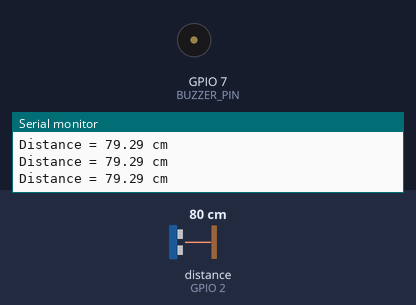
Recording of a sketch running on a simulated ESP8266 (NodeMCU). On the bench: buzzer (waves = sounding), the last lines printed to the serial monitor. Wiring (inferred from the names in the program): ultrasonic range finder: trigger GPIO 3; echo GPIO 2. The test bench sets the inputs (shaded band); at power-on: distance to the obstacle (sensor on GPIO 2) 80 cm. The echo pulse lasts 58.3 µs per cm.

Above: at 1.3 s.
1.4 s: distance to the obstacle (sensor on GPIO 2) set to 34 cm
2.9 s: distance to the obstacle (sensor on GPIO 2) set to 27 cm
At 3.22 s:
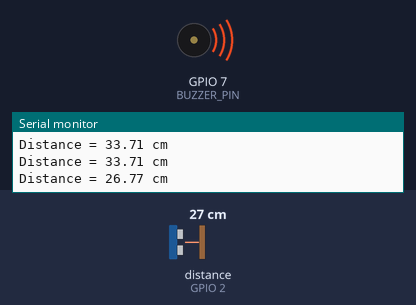
Timing chart, 0 to 11.9 s (numbered marks = the images above; inputs shaded):
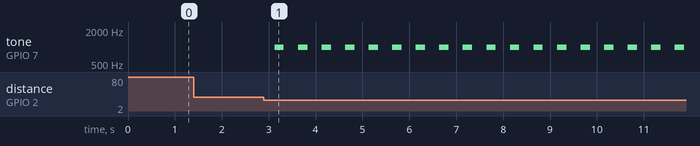

Measured:
- the behaviour switches between 31 and 30 cm on distance to the obstacle (sensor on GPIO 2) (found by bisection; images 0 and 1)
- after the input at 2.9 s, tone on GPIO 7 (BUZZER_PIN): alternates 1000 Hz for 0.20 s and silent for 0.30 s, starting after 0.23 s

The sketch:

ESP_Rangefinder.ino
```cpp
/*
    This sketch demonstrates how to scan WiFi networks.
    The API is almost the same as with the WiFi Shield library,
    the most obvious difference being the different file you need to include:
*/

#include <ESP8266WiFi.h>
// Hook up HC-SR04 with Trig to Arduino Pin 9, Echo to Arduino pin 10
#define TRIGGER_PIN 3
#define ECHO_PIN 2

// Maximum distance we want to ping for (in centimeters).
#define MAX_DISTANCE 400
#define MIN_DISTANCE 30

#define BUZZER_PIN 7

int led =  LED_BUILTIN;

void setup() {
  Serial.begin(115200);
  Serial.println(F("\nESP8266 WiFi scan example"));

  pinMode(led, OUTPUT);      // set the LED pin mode

  // Set WiFi to station mode
  WiFi.mode(WIFI_STA);

  pinMode(TRIGGER_PIN, OUTPUT);
  pinMode(ECHO_PIN, INPUT);
  pinMode(BUZZER_PIN, OUTPUT);

  // Disconnect from an AP if it was previously connected
  WiFi.disconnect();
  delay(100);
}

void loop() {
  String ssid;
  int32_t rssi;
  uint8_t encryptionType;
  uint8_t *bssid;
  int32_t channel;
  bool hidden;
  int scanResult;

  digitalWrite(TRIGGER_PIN, LOW);
  delayMicroseconds(2);
  digitalWrite(TRIGGER_PIN, HIGH);
  delayMicroseconds(10);
  digitalWrite(TRIGGER_PIN, LOW);

  float duration = pulseIn(ECHO_PIN, HIGH);
  float distance = duration * 0.034 / 2;

  if(distance < MIN_DISTANCE)
  {
    tone(BUZZER_PIN, 1000, 200);
  }
  else
  {
    noTone(BUZZER_PIN);
  }

  //std::string distString = std::to_string(distance);

  //Wire.beginTransmission(I2C_SLAVE_ADDRESS); // transmit to device #4
  //Wire.write(("Dist: " + distString).c_str());        // sends five bytes
  //Wire.endTransmission();

	Serial.print("Distance = ");
	Serial.print(distance);
	Serial.println(" cm");
	delay(500);


 /* Serial.println(F("Starting WiFi scan..."));

  scanResult = WiFi.scanNetworks(/*async=*///false, /*hidden=*/true);

  /*if (scanResult == 0) {
    Serial.println(F("No networks found"));
  } else if (scanResult > 0) {
    Serial.printf(PSTR("%d networks found:\n"), scanResult);

    // Print unsorted scan results
    for (int8_t i = 0; i < scanResult; i++) {
      WiFi.getNetworkInfo(i, ssid, encryptionType, rssi, bssid, channel, hidden);

      // get extra info
      const bss_info *bssInfo = WiFi.getScanInfoByIndex(i);
      String phyMode;
      const char *wps = "";
      if (bssInfo) {
        phyMode.reserve(12);
        phyMode = F("802.11");
        String slash;
        if (bssInfo->phy_11b) {
          phyMode += 'b';
          slash = '/';
        }
        if (bssInfo->phy_11g) {
          phyMode += slash + 'g';
          slash = '/';
        }
        if (bssInfo->phy_11n) {
          phyMode += slash + 'n';
        }
        if (bssInfo->wps) {
          wps = PSTR("WPS");
        }
      }
      Serial.printf(PSTR("  %02d: [CH %02d] [%02X:%02X:%02X:%02X:%02X:%02X] %ddBm %c %c %-11s %3S %s\n"), i, channel, bssid[0], bssid[1], bssid[2], bssid[3], bssid[4], bssid[5], rssi, (encryptionType == ENC_TYPE_NONE) ? ' ' : '*', hidden ? 'H' : 'V', phyMode.c_str(), wps, ssid.c_str());
      yield();
    }
  } else {
    Serial.printf(PSTR("WiFi scan error %d"), scanResult);
  } /**/

  // Wait a bit before scanning again
  //delay(5000);
}
```
